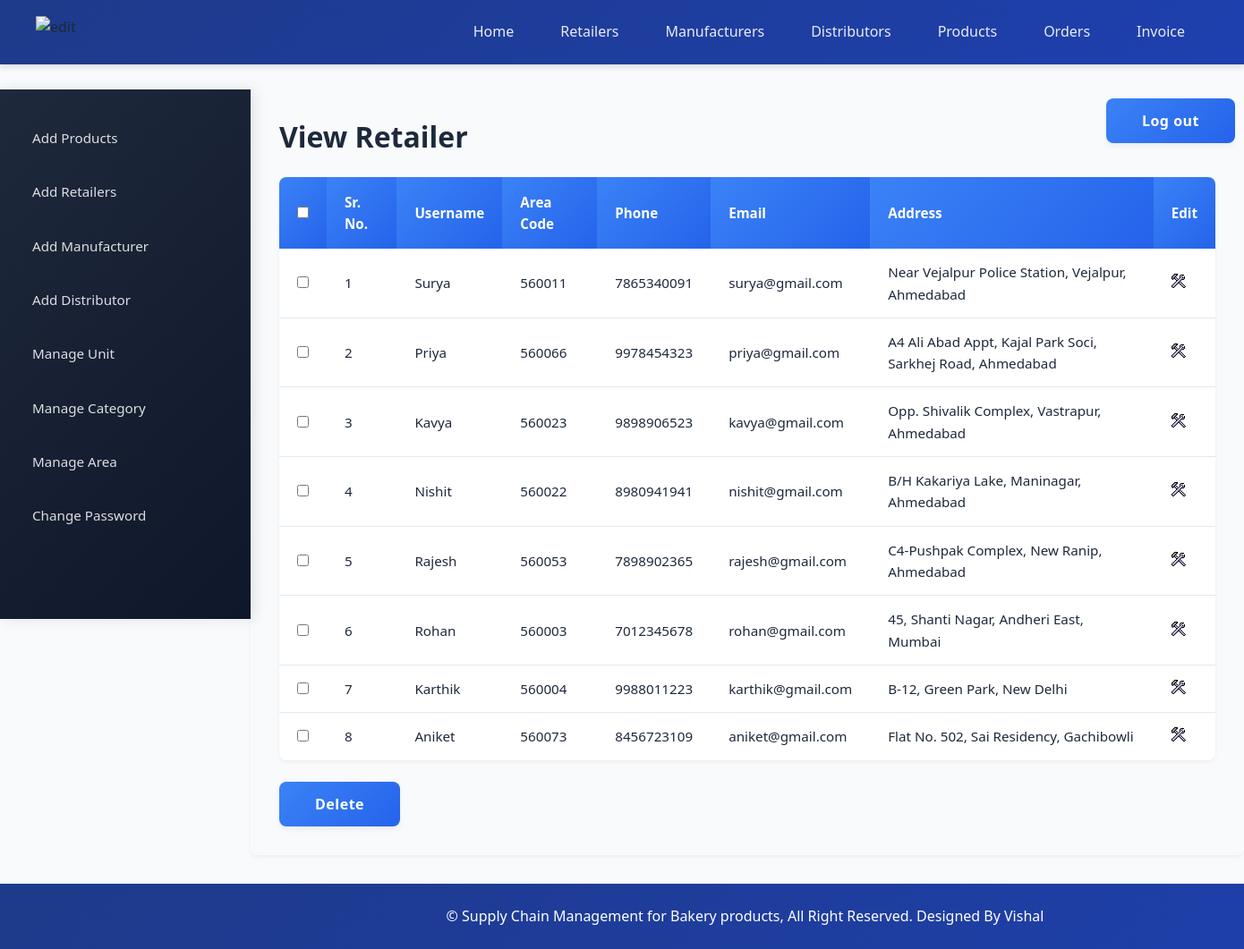
The app's page /admin/view_retailer.php (signed in) with its own data.
### tables this page shows
CREATE TABLE `retailer` (
  `retailer_id` int(11) NOT NULL,
  `username` varchar(25) NOT NULL,
  `password` varchar(25) NOT NULL,
  `address` varchar(200) NOT NULL,
  `area_id` int(11) NOT NULL,
  `phone` varchar(10) NOT NULL,
  `email` varchar(50) DEFAULT NULL
);

CREATE TABLE `area` (
  `area_id` int(11) NOT NULL,
  `area_name` varchar(50) NOT NULL,
  `area_code` varchar(10) NOT NULL
);

### admin/view_retailer.php (the view, shortened to what this page needs)
<?php
	include("../includes/config.php");
	if(isset($_SESSION['admin_login'])) {
		if($_SESSION['admin_login'] == true) {
			$query_selectRetailer = "SELECT * FROM retailer,area WHERE retailer.area_id=area.area_id";
			$result_selectRetailer = mysqli_query($con,$query_selectRetailer);
		}
		else {
			header('Location:../index.php');
		}
	}
	else {
		header('Location:../index.php');
	}
?>
<!DOCTYPE html>
<html>
<head>
	<link rel="stylesheet" href="../includes/main_style.css" >
</head>
<body>
	<?php
		include("../includes/nav_admin.inc.php");
		include("../includes/aside_admin.inc.php");
	?>
	<section>
		<h1>View Retailer</h1>
		<form action="" method="POST" class="form">
		<table class="table_displayData">
			<tr>
				<th> <input type="checkbox" onClick="toggle(this)" /> </th>
				<th>Sr. No.</th>
				<th>Username</th>
				<th>Area Code</th>
				<th>Phone</th>
				<th>Email</th>
				<th>Address</th>
				<th> Edit </th>
			</tr>
			<?php $i=1; while($row_selectRetailer = mysqli_fetch_array($result_selectRetailer)) { ?>
			<tr>
				<td> <input type="checkbox" name="chkId[]" value="<?php echo $row_selectRetailer['retailer_id']; ?>" /> </td>
				<td> <?php echo $i; ?> </td>
				<td> <?php echo $row_selectRetailer['username']; ?> </td>
				<td> <?php echo $row_selectRetailer['area_code']; ?> </td>
				<td> <?php echo $row_selectRetailer['phone']; ?> </td>
				<td> <?php echo $row_selectRetailer['email']; ?> </td>
				<td> <?php echo $row_selectRetailer['address']; ?> </td>
				<td> <a href="edit_retailer.php?id=<?php echo $row_selectRetailer['retailer_id']; ?>"><img src="../images/edit.png" alt="edit" /></a> </td>
			</tr>
			<?php $i++; } ?>
		</table>
		<input type="submit" value="Delete" class="submit_button"/>
		</form>
	</section>
	<?php
		include("../includes/footer.inc.php");
	?>
</body>
</html>

### includes/main_style.css (style rules this page uses)
* { font-family: 'Segoe UI', Roboto, -apple-system, sans-serif; margin: 0; padding: 0; box-sizing: border-box; }
body { margin: auto; background-color: #f8fafc; color: #1e293b; line-height: 1.6; }
a { text-decoration: none; color: inherit; }
.submit_button { font-size: 1rem; padding: 0.875rem 2.5rem; background: linear-gradient(135deg, #3b82f6 0%, #2563eb 100%); border: none; border-radius: 8px; color: white; cursor: pointer; transition: all 0.3s cubic-bezier(0.4, 0, 0.2, 1); font-weight: 600; letter-spacing: 0.5px; box-shadow: 0 4px 6px rgba(0, 0, 0, 0.05); }
body { margin-left: 280px; min-height: 100vh; margin-top: 100px; overflow-x: hidden; }
section { max-width: 1200px; width: 100%; padding: 2rem; margin: 0 auto; }
section h1 { margin: 0 0 1.5rem; font-weight: 700; color: #1e293b; font-size: 2rem; line-height: 1.3; }
table { border-collapse: separate; border-spacing: 0; width: 100%; margin: 1.5rem 0; font-size: 0.95rem; background: white; border-radius: 8px; overflow: hidden; box-shadow: 0 2px 4px rgba(0, 0, 0, 0.05); }
.table_displayData th { background: linear-gradient(135deg, #3b82f6 0%, #2563eb 100%); color: white; padding: 1rem 1.25rem; font-weight: 600; text-align: left; }
.table_displayData td { padding: 0.875rem 1.25rem; border-bottom: 1px solid #e2e8f0; }
.table_displayData tr:last-child td { border-bottom: none; }

### records on screen
retailer: username "Surya", area.area_code "560011", phone "7865340091", email "surya@gmail.com", address "Near Vejalpur Police Station, Vejalpur, Ahmedabad"
retailer: username "Priya", area.area_code "560066", phone "9978454323", email "priya@gmail.com", address "A4 Ali Abad Appt, Kajal Park Soci, Sarkhej Road, Ahmedabad"
retailer: username "Kavya", area.area_code "560023", phone "9898906523", email "kavya@gmail.com", address "Opp. Shivalik Complex, Vastrapur, Ahmedabad"
retailer: username "Nishit", area.area_code "560022", phone "8980941941", email "nishit@gmail.com", address "B/H Kakariya Lake, Maninagar, Ahmedabad"
retailer: username "Rajesh", area.area_code "560053", phone "7898902365", email "rajesh@gmail.com", address "C4-Pushpak Complex, New Ranip, Ahmedabad"
retailer: username "Rohan", area.area_code "560003", phone "7012345678", email "rohan@gmail.com", address "45, Shanti Nagar, Andheri East, Mumbai"
retailer: username "Karthik", area.area_code "560004", phone "9988011223", email "karthik@gmail.com", address "B-12, Green Park, New Delhi"
retailer: username "Aniket", area.area_code "560073", phone "8456723109", email "aniket@gmail.com", address "Flat No. 502, Sai Residency, Gachibowli"
